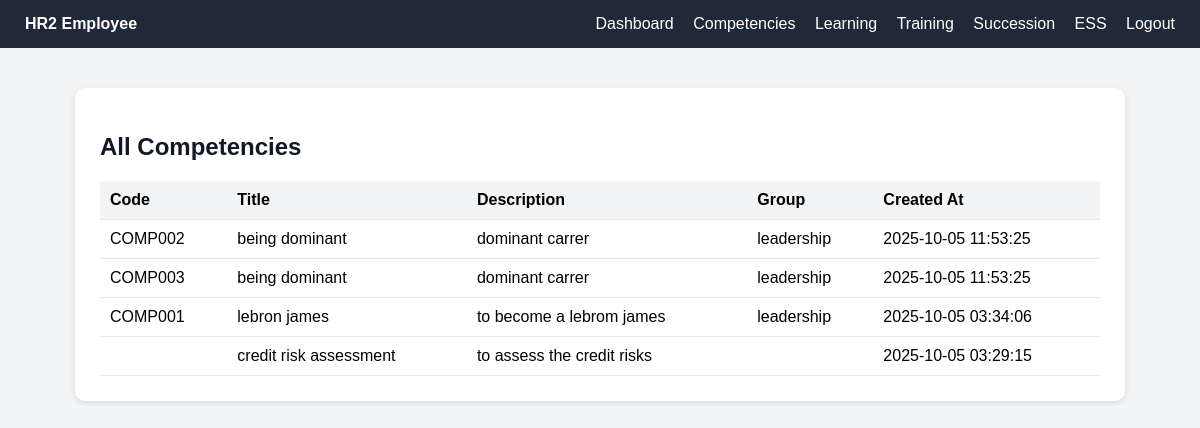
Page /modules/hr2/user/competency.php (signed in) on the earlier database version.
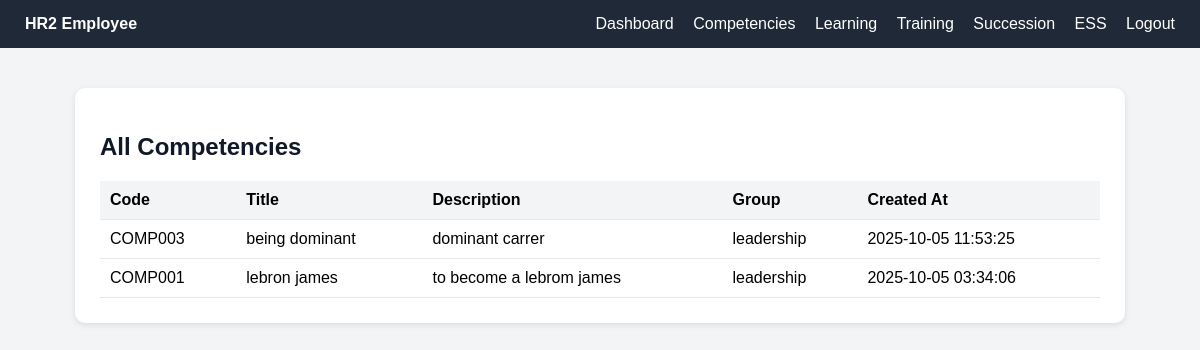
Same page on the later database version.
### tables this page shows
CREATE TABLE `competencies` (
  `id` int(11) NOT NULL,
  `code` varchar(50) NOT NULL,
  `title` varchar(100) DEFAULT NULL,
  `description` text DEFAULT NULL,
  `competency_group` varchar(100) DEFAULT NULL,
  `created_at` timestamp NOT NULL DEFAULT current_timestamp() ON UPDATE current_timestamp()
);

### modules/hr2/user/competency.php (the view, shortened to what this page needs)
<?php
include('../../../config/database.php');
$query = "
SELECT
    id,
    code,
    title,
    description,
    competency_group,
    created_at
FROM competencies
ORDER BY created_at DESC
";
$result = $conn->query($query);
$competencies = $result ? $result->fetch_all(MYSQLI_ASSOC) : [];
?>
<!DOCTYPE html>
<html lang="en">
<head>
</head>
<body>
    <div class="navbar">
        <div><strong>HR2 Employee</strong></div>
          <div>
            <a href="../../../index.php">Dashboard</a>
            <a href="competency.php">Competencies</a>
            <a href="learning.php">Learning</a>
            <a href="training.php">Training</a>
            <a href="succession.php">Succession</a>
            <a href="ess.php">ESS</a>
            <a href="../../../logout.php">Logout</a>
        </div>
    </div>
    <div class="container">
        <h2>All Competencies</h2>
        <table>
            <thead>
                <tr>
                    <th>Code</th>
                    <th>Title</th>
                    <th>Description</th>
                    <th>Group</th>
                    <th>Created At</th>
                </tr>
            </thead>
            <tbody>
                <?php if (count($competencies) > 0): ?>
                    <?php foreach ($competencies as $c): ?>
                        <tr>
                            <td><?= htmlspecialchars($c['code']) ?></td>
                            <td><?= htmlspecialchars($c['title']) ?></td>
                            <td><?= nl2br(htmlspecialchars($c['description'])) ?></td>
                            <td><?= htmlspecialchars($c['competency_group']) ?></td>
                            <td><?= htmlspecialchars($c['created_at']) ?></td>
                        </tr>
                    <?php endforeach; ?>
                <?php else: ?>
                    <tr><td colspan="5" style="text-align:center;">No competencies recorded yet.</td></tr>
                <?php endif; ?>
            </tbody>
        </table>
    </div>
</body>
</html>

### modules/hr2/user/competency.php (style rules this page uses)
body { font-family: Arial, sans-serif; background: #f3f4f6; margin: 0; }
.navbar { background: #1f2937; color: #fff; padding: 15px 25px; display: flex; justify-content: space-between; align-items: center; }
.navbar a { color: #fff; text-decoration: none; margin-left: 15px; }
.container { max-width: 1000px; margin: 40px auto; background: #fff; border-radius: 10px; padding: 25px; box-shadow: 0 2px 6px rgba(0,0,0,0.1); }
h2 { color: #111827; margin-bottom: 20px; }
table { width: 100%; border-collapse: collapse; }
th, td { padding: 10px; text-align: left; border-bottom: 1px solid #e5e7eb; vertical-align: top; }
th { background: #f3f4f6; }

Differences in the rows shown:
removed competencies: code "COMP002", title "being dominant", description "dominant carrer", competency_group "leadership", created_at "2025-10-05 11:53:25"
removed competencies: title "credit risk assessment", description "to assess the credit risks", created_at "2025-10-05 03:29:15"
